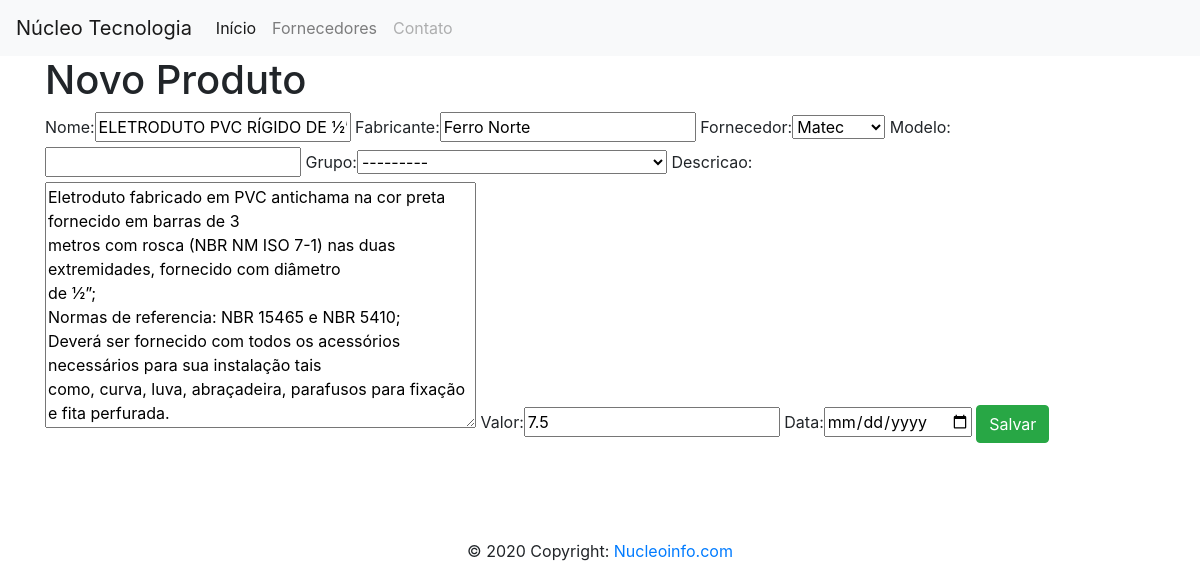
Page /atualizar/5/ on the earlier database version.
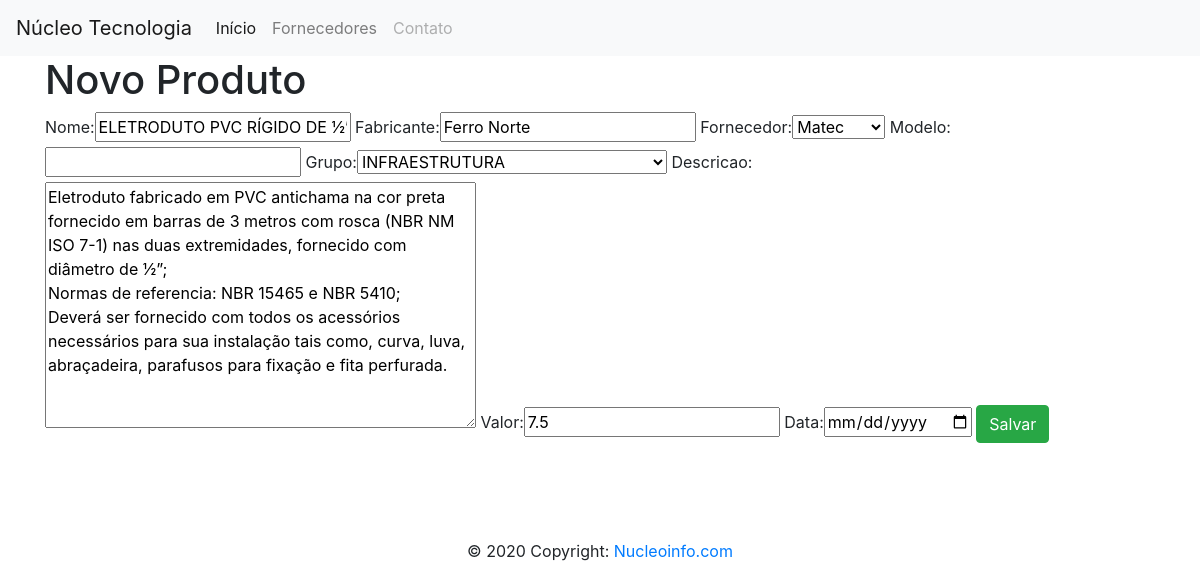
Same page on the later database version.
### contatos/models.py (models this page shows, shortened)
class Produtos(models.Model):
    nome = models.CharField(max_length= 300)
    fabricante = models.CharField(max_length = 30)
    modelo = models.CharField(max_length=50,blank=True,null=True)
    grupo = models.ForeignKey(Grupos,null=True,blank=True, on_delete= models.PROTECT)
    descricao = models.TextField(null= True,blank= True, max_length=2000, default="")
    valor = models.FloatField(null=False, default=0)
    fornecedor = models.ForeignKey(Fornecedor,null=True, blank=True, on_delete = models.PROTECT)
    data = models.DateTimeField()

class Grupos (models.Model):
    nome = models.CharField(max_length=50)
    def __str__(self):
        return self.nome

### contatos/views.py (the view)
# urls.py: path('atualizar/<int:id>/', atualizar_contato, name = "atualizar_contato"),
def atualizar_contato(request, id):
    contato = get_object_or_404(Produtos, pk=id)
    form = FormularioContato(request.POST or None, instance = contato)
    if form.is_valid():
        form.save()
        return redirect('lista_contatos')
    return render(request,'formulario_contato.html', {'form' : form})

### contatos/forms.py
class FormularioContato(ModelForm):
    class Meta:
        model = Produtos
        fields = ['nome','fabricante','fornecedor','modelo','grupo','descricao','valor','data']
        widgets = {
            'data': DateInput(attrs={'type': 'date',})
        }

### contatos/models.py (called while the page is built)
    def __str__(self):
        return self.razao_social

### templates/formulario_contato.html (shortened to what this page needs)
{% extends 'base.html' %}
{% load bootstrap %}
{% block main %}
    <h1>Novo Produto</h1>
    <form method="POST">
        {{ form|bootstrap }}
        <button type="submit" class="btn btn-success">Salvar</button>
    </form>
{% endblock %}

Differences in the rows shown:
changed Produtos "Ferro Norte": grupo "---------" → "INFRAESTRUTURA"
